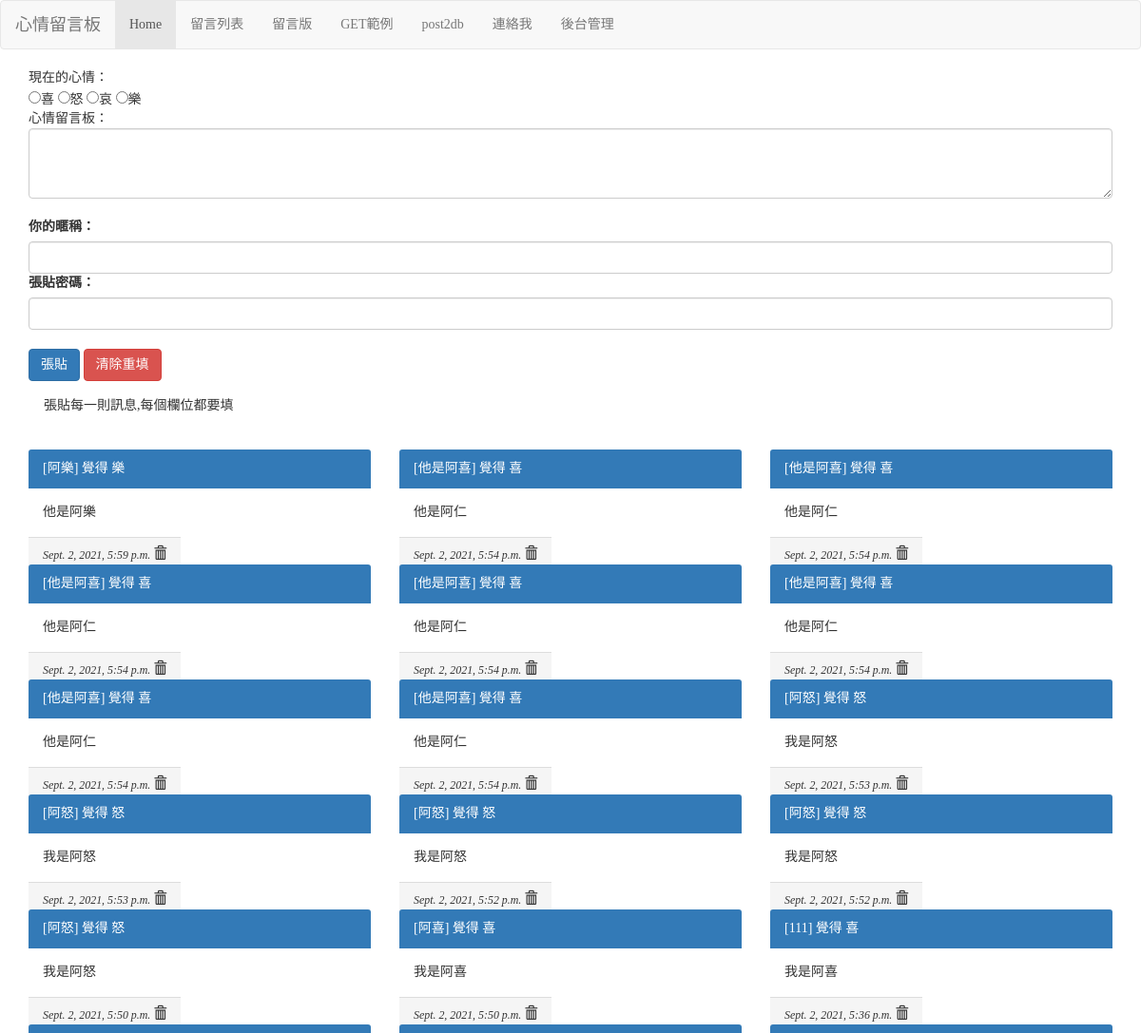
The app's page / (upper part), older data.
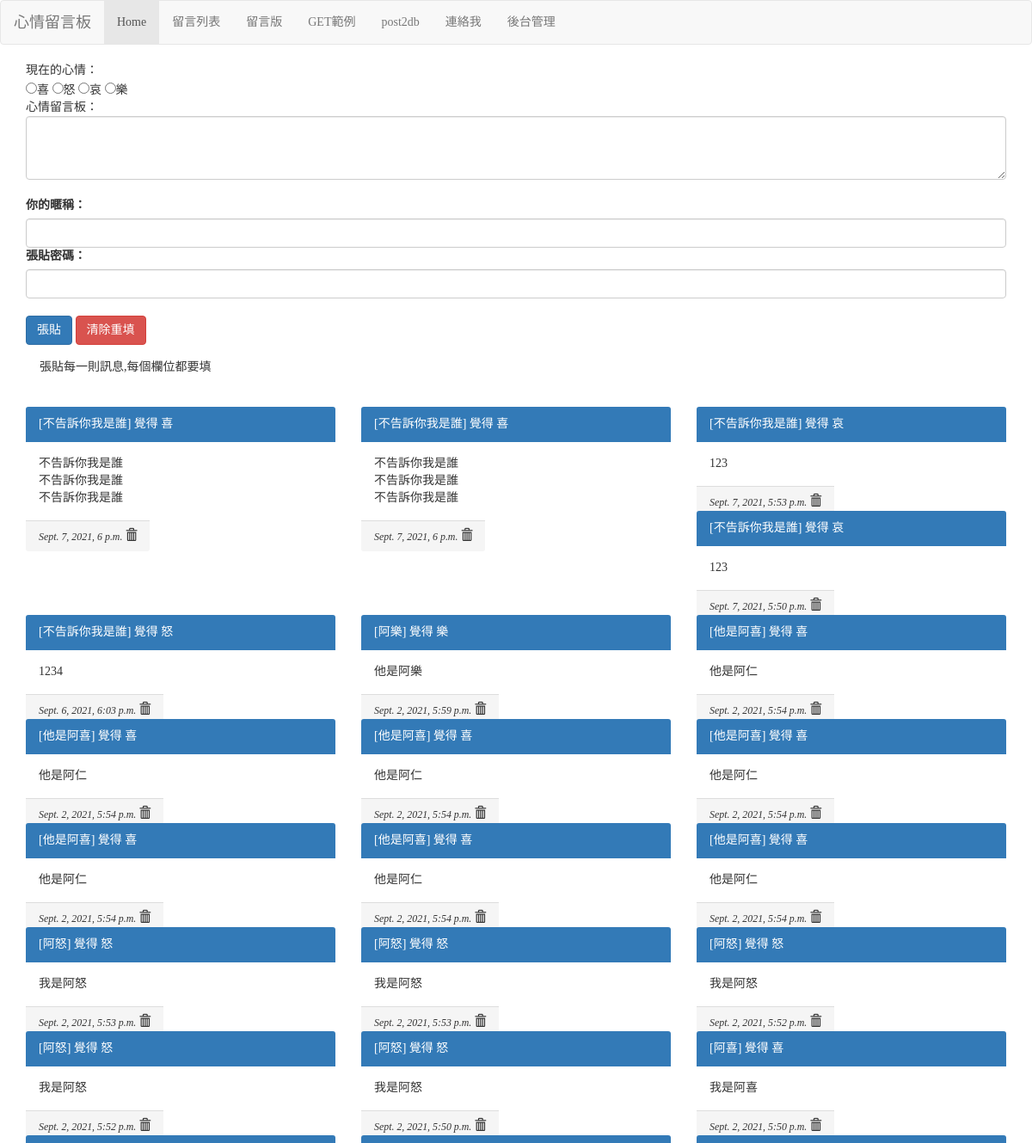
The same page, newer data.
### mysite/models.py (models this page shows, shortened)
class Mood(models.Model):
    status = models.CharField(max_length=50, null=False)
    def __str__(self):
        return self.status

class Post(models.Model):
    mood = models.ForeignKey('Mood', on_delete=models.CASCADE)
    nickname = models.CharField(max_length=50, default='不告訴你我是誰')
    message = models.TextField(null=False)
    del_pass = models.CharField(max_length=50)
    pub_time = models.DateTimeField(auto_now=True)
    enabled = models.BooleanField(default=True)

### mysite/views.py (the view, shortened to what this page needs)
# urls.py: path('', views.index),
def index(request, pid=None, del_pass=None):
    posts = models.Post.objects.filter(enabled=False).order_by('-pub_time')[:30]
    moods = models.Mood.objects.all()
    try:
        user_id = request.GET['user_id']
        user_pass = request.GET['user_pass']
        user_post = request.GET['user_post']
        user_mood = request.GET['mood']
    except:
        user_id = None
        message = '張貼每一則訊息,每個欄位都要填'
    if user_id is not None:
        mood = models.Mood.objects.get(status=user_mood)
        post = models.Post.objects.create(mood=mood, nickname=user_id, del_pass=user_pass, message=user_post)
        post.save()
        message = '儲存成功!記得編輯你的密碼[{}],之後才會顯示'.format(user_pass)
        posts = models.Post.objects.filter(enabled=True).order_by('-pub_time')[:150]
    return render(request, 'index.html', locals())

### mysite/templates/index.html (shortened to what this page needs)
{% extends "base.html" %}
{% block content %}
    <div class="container">
        <form name='my form' action='/' method='GET'>
            現在的心情：<br/>
            {% for m in moods %}
                <input type='radio' name='mood' value='{{ m.status }}'>{{ m.status }}
            {% endfor %}<br/>
            心情留言板：<br/>
            <textarea name='user_post' class="form-control" rows=3 cols=70></textarea><br/>
            <label for='user_id'>你的暱稱：</label>
            <input id='user_id' type='text' class="form-control" name='user_id'>
            <label for='user_pass'>張貼密碼：</label>
            <input id='user_pass' type='password' class="form-control" name='user_pass'><br/>
            <input type='submit' class="btn btn-primary" value='張貼'>
            <input type='reset' class="btn btn-danger" value='清除重填'>
            {% if message %}
                <div class="alert alert=warning">
                    {{ message }}
                </div>
            {% endif %}
            <div class="row">
                {% for p in posts %}
                    <div class="col-sm-12 col-md-4">
                        <div class="panel-primary">
                            <div class="panel-heading">
                                [{{ p.nickname }}] 覺得 {{ p.mood }}
                            </div>
                            <div class="panel-body">
                                {{ p.message | linebreaks }}
                            </div>
                            <span class="panel-footer" align="right">
                                <i>
                                    <small>
                                        {{ p.pub_time }}
                                    </small>
                                    <span class="glyphicon glyphicon-trash" onclick="go_delete({{ p.id }})" ></span>
                                </i>
                            </span>
                        </div>
                    </div>
                {% endfor %}
            </div>
        </form>
    </div>
{% endblock %}

Row changes from the older to the newer data that the page shows:
no longer on this page (row unchanged): Post: nickname "111", mood "喜", message "我是阿喜", pub_time "Sept. 2, 2021, 5:36 p.m."
added Post: nickname "不告訴你我是誰", mood "喜", message "不告訴你我是誰 不告訴你我是誰 不告訴你我是誰", pub_time "Sept. 7, 2021, 6 p.m."
added Post: nickname "不告訴你我是誰", mood "喜", message "不告訴你我是誰 不告訴你我是誰 不告訴你我是誰", pub_time "Sept. 7, 2021, 6 p.m."
added Post: nickname "不告訴你我是誰", mood "哀", message "123", pub_time "Sept. 7, 2021, 5:53 p.m."
added Post: nickname "不告訴你我是誰", mood "哀", message "123", pub_time "Sept. 7, 2021, 5:50 p.m."
added Post: nickname "不告訴你我是誰", mood "怒", message "1234", pub_time "Sept. 6, 2021, 6:03 p.m."
